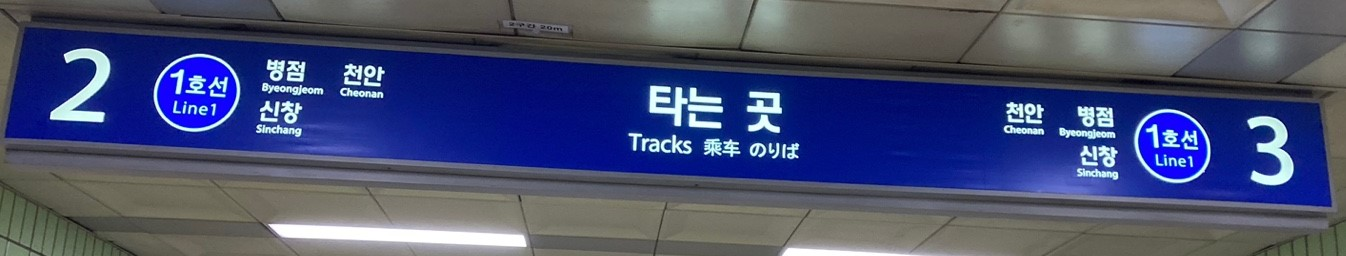
#> input picture result_subway/subc.jpg, 1346 x 256 px
$ python horizontalFit.py
#> lines starting #> are read from the running program, lines starting #| are printed output that depends on the picture; after the words box and inside, x2 and y2 are one past the last pixel; in counts of white or black regions, pixels touching at a corner belong together; long printed decimals are rounded
import cv2
import numpy as np
from math import atan

#colorSepalation
src1 = cv2.imread('./result_subway/subc.jpg')
#> src1 is the input picture: shape (256, 1346, 3); mean B, G, R 113.7, 78.5, 71.5
#hsv1 = cv2.cvtColor(src1, cv2.COLOR_BGR2HSV)
srcCopy = src1.copy()

lowerb = (50, 4, 0)
upperb = (255, 55, 25) #파랑색 범위

yLowerb = (0, 100, 120)
yUpperb = (25, 255, 255) #노랑색 범위

bImageA = cv2.inRange(src1, lowerb, upperb)
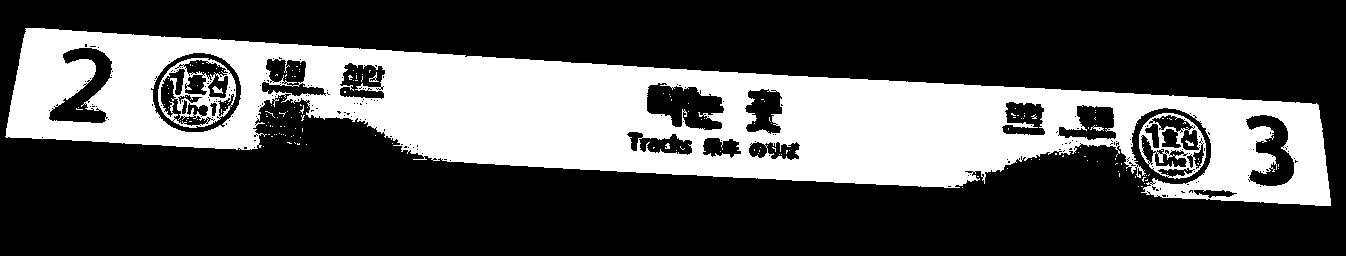
#> bImageA: shape (256, 1346); 30.8% white; 180 white regions (172 under 20 px), largest, box (x1, y1, x2, y2) and area: (5, 28, 1331, 206) 102170, (158, 58, 236, 128) 1866, (1139, 113, 1206, 179) 1495
bImageB = cv2.inRange(srcCopy, yLowerb, yUpperb)
#> bImageB: shape (256, 1346); every value is 0
bImage = cv2.add(bImageA, bImageB)

################# 이 아래는 사용안됨.###################
#cv2.imshow('src', src1)
#cv2.imshow('hsv', hsv1)
#cv2.imshow('sepa', bImage)

kernel = cv2.getStructuringElement(shape = cv2.MORPH_RECT, ksize = (3,3))
bImage = cv2.dilate(bImage, kernel, iterations = 25)
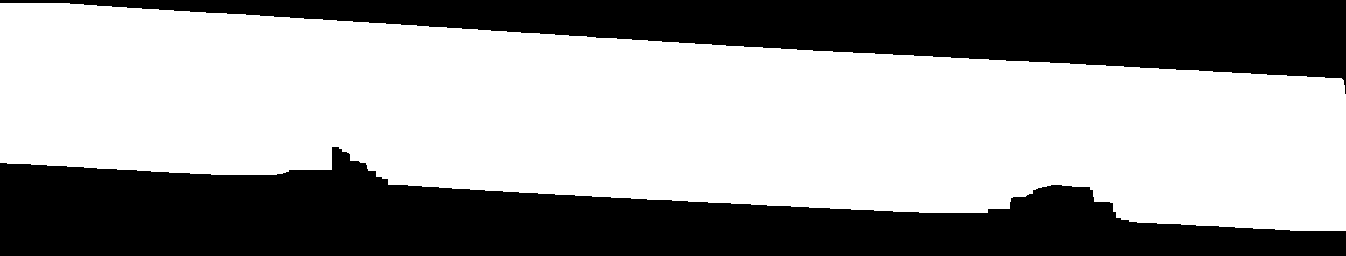
#> bImage: shape (256, 1346); 60.5% white; 2 black regions, box (x1, y1, x2, y2) and area: (0, 147, 1346, 256) 81166, (0, 0, 1346, 94) 54778
bImage = cv2.erode(bImage, kernel, iterations = 25)
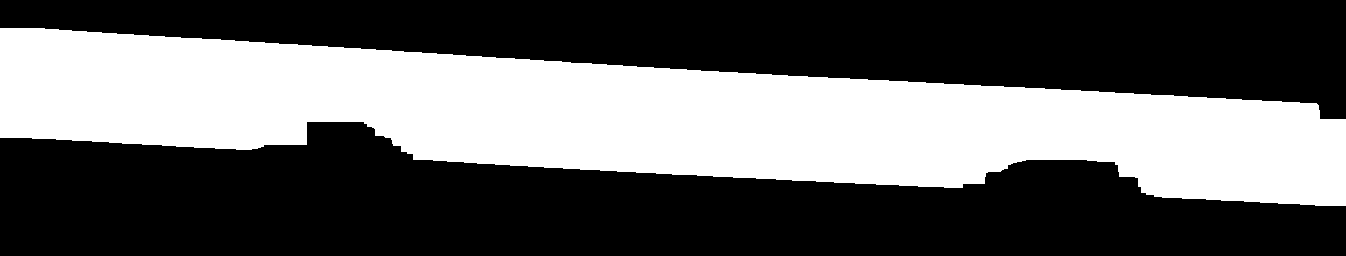
#> bImage: shape (256, 1346); 39.1% white; 1 white region
cv2.imshow('dilate', bImage)

#GetHorizontalLine
mode   = cv2.RETR_EXTERNAL
method = cv2.CHAIN_APPROX_SIMPLE
contours, _ = cv2.findContours(bImage, mode, method)
#> contours = 1 contour; box (x1, y1, x2, y2) and area: (0, 28, 1346, 206) 133062

dst = src1.copy()
cnt = contours[0]
#> cnt = contour of 352 points, box (x1, y1, x2, y2) (0, 28, 1346, 206), area 133062
cv2.drawContours(dst, contours, -1, (0,0,255), 1)
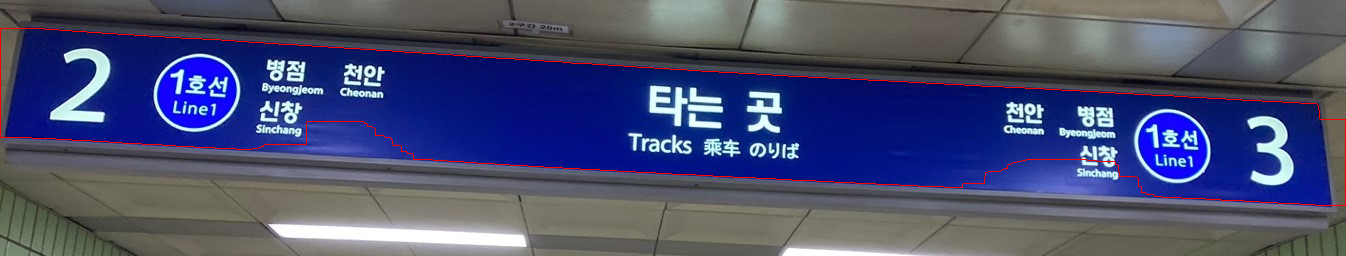
#> dst: shape (256, 1346, 3); 0.87% of pixels changed, all inside (x1, y1, x2, y2) = (0, 28, 1346, 206)
#print('length: ', len(contours))
#cv2.imshow('contours', dst)

dst2 = dst.copy()
rows,cols = dst2.shape[:2]
#> rows = 256; cols = 1346
[vx,vy,x,y] = cv2.fitLine(cnt, cv2.DIST_L2, 0, 0.01, 0.01)
#> vx = [0.998]; vy = [0.0581]; x = [685.2]; y = [121]
y1 =  int((-x*vy/vx) + y)
#> y1 = 81
y2 = int(((cols-x)*vy/vx)+y)
#> y2 = 159
cv2.line(dst2,(0,y1), (cols-1,y2),(0,0,255), 2)
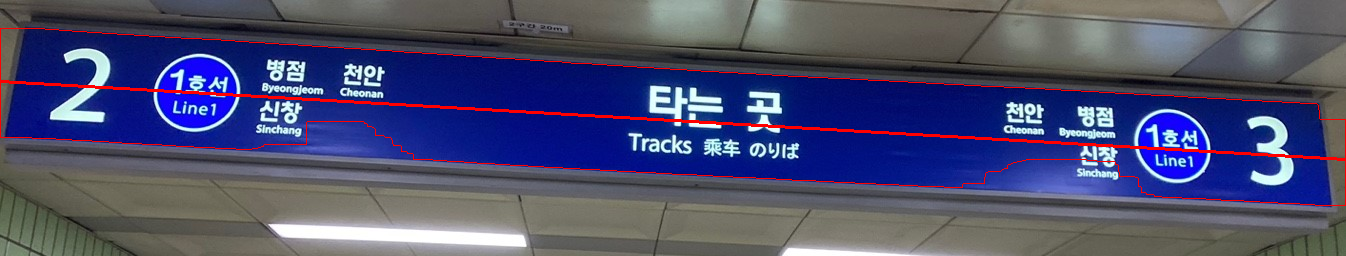
#> dst2: shape (256, 1346, 3); 1.17% of pixels changed, all inside (x1, y1, x2, y2) = (1, 80, 1345, 161)
cv2.imshow('dst2',  dst2)

delta = vy / vx
#> delta = [0.0582]
radian = atan(delta)*100
#> radian = 5.82
print(vx, vy, x, y)
#| [0.9983] [0.05813] [685.1705] [120.977]
print('delta:', delta)
#| delta: [0.05822]
print('radian:', radian)
#| radian: 5.816
'''
mask = np.zeros(src1.shape, dtype=src1.dtype)
cnt=contours[0]
epsilon = 0.1*cv2.arcLength(cnt,True)
approx = cv2.approxPolyDP(cnt,epsilon,True)
cv2.drawContours(mask, [approx], -1, (255, 255, 0), 2)
cv2.imshow('mask', mask)
'''
'''
#detectConerPoint
K = 4
corners = cv2.goodFeaturesToTrack(bImage, maxCorners=K,
              qualityLevel=0.05, minDistance=10)
print('corners.shape=',corners.shape)
print('corners=',corners)

dstCorners = src1.copy()
corners = corners.reshape(-1, 2)
for x, y in corners:
    cv2.circle(dstCorners, (x, y), 5, (0,0,255), -1)
cv2.imshow('dstCorners', dstCorners)

#MinimumAreaBoundingBox
rect = cv2.minAreaRect(cnt)
box = cv2.boxPoints(rect)
box = np.int32(box)
print('box=', box)
dst4 = dst2.copy()
cv2.drawContours(dst4,[box],0,(255,255,0),2)
cv2.imshow('dst4',  dst4)
'''
#AffineRotation
rows, cols, channels = src1.shape
#> channels = 3
M1 = cv2.getRotationMatrix2D( (rows/2, cols/2),  radian/2, 1)
#> M1 = [[0.999, 0.0507, -33.98], [-0.0507, 0.999, 7.36]]
print("rtt:", radian/2)
#| rtt: 2.908
result = cv2.warpAffine(src1, M1, (cols, rows))
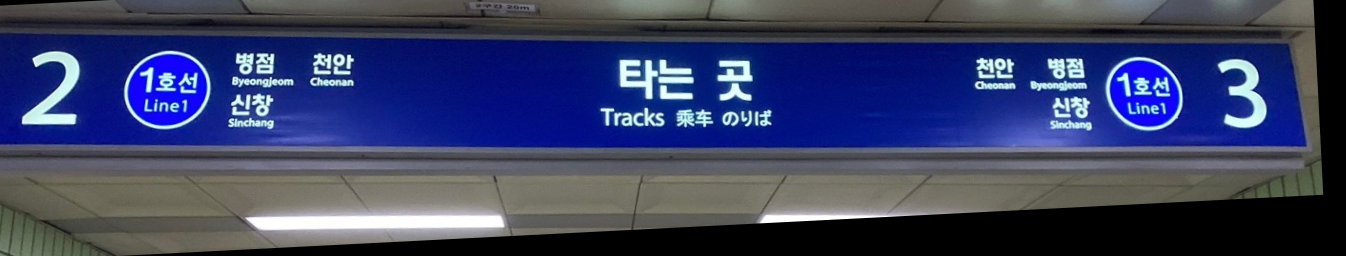
#> result: shape (256, 1346, 3); mean B, G, R 100.5, 65, 58.1
cv2.imshow('result',  result)

#cv2.imshow('final', dst)
cv2.waitKey()
cv2.destroyAllWindows()

$ run again, with result_subway/subd.jpg copied over result_subway/subc.jpg
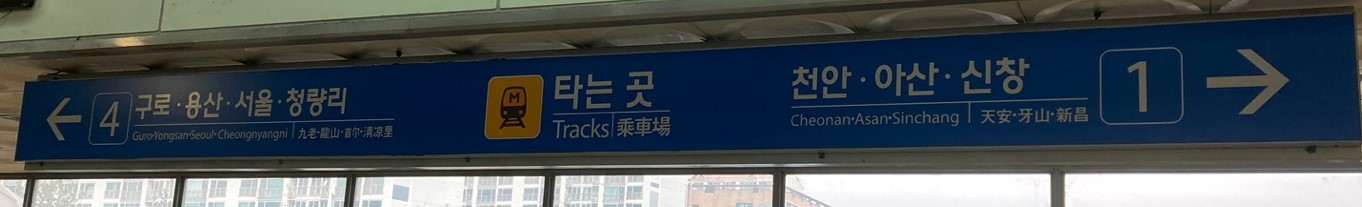
#> input picture result_subway/subd.jpg, 1362 x 207 px
#> src1 is the input picture: shape (207, 1362, 3); mean B, G, R 86.1, 79.4, 70.1
#> `bImageA = cv2.inRange(src1, lowerb, upperb)`:
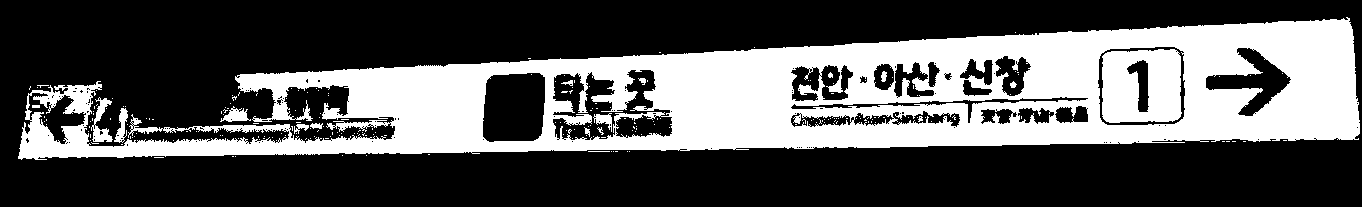
#> bImageA: shape (207, 1362); 34.2% white; 223 white regions (205 under 20 px), largest, box (x1, y1, x2, y2) and area: (18, 17, 1360, 160) 89399, (1102, 49, 1182, 123) 4992, (91, 97, 113, 142) 417
#> bImageB: shape (207, 1362); every value is 0
#> contours = 1 contour; box (x1, y1, x2, y2) and area: (0, 0, 1362, 160) 129176
#> cnt = contour of 206 points, box (x1, y1, x2, y2) (0, 0, 1362, 160), area 129176
#> dst: shape (207, 1362, 3); 1.08% of pixels changed, all inside (x1, y1, x2, y2) = (0, 0, 1362, 160)
#> vx = [0.999]; vy = [-0.0424]; x = [530.4]; y = [90.67]
#> y1 = 113
#> y2 = 55
#> dst2: shape (207, 1362, 3); mean B, G, R 84.7, 78.4, 75.8
#> delta = [-0.0424]
#> radian = -4.24
#| [0.9991] [-0.0424] [530.4175] [90.670]
#| delta: [-0.04244]
#| radian: -4.242
#> M1 = [[0.999, -0.037, 25.27], [0.037, 0.999, -3.36]]
#| rtt: -2.121
#> `result = cv2.warpAffine(src1, M1, (cols, rows))`:
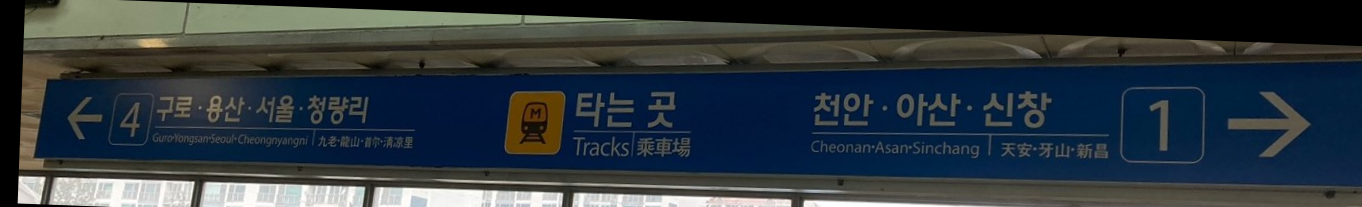
#> result: shape (207, 1362, 3); mean B, G, R 62.1, 55.5, 46.2
